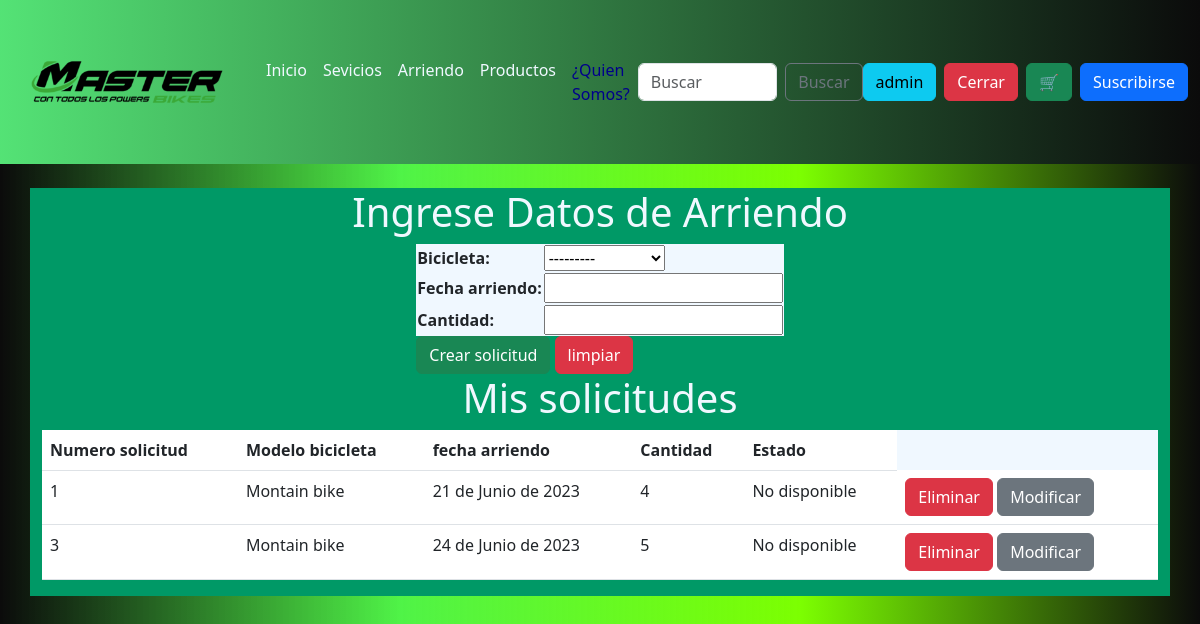
The page /arriendo (signed in) on the database its author committed.
### core/models.py (models this page shows, shortened)
class SolicitudArriendo(models.Model):
    id_arriendo=models.AutoField(primary_key=True)
    bicicleta=models.ForeignKey(Bicicleta,on_delete=CASCADE)
    fecha_arriendo=models.DateField(blank=False,null=False)
    cantidad=models.IntegerField()
    opciones = (
        (True, 'Disponible'),
        (False, 'No disponible'),
    )
    estado=models.BooleanField(choices=opciones)
    def get_estado_display(self):
        if self.estado:
            return 'Disponible'
        else:
            return 'No disponible'

class Bicicleta(models.Model):
    id_bicileta= models.CharField(primary_key=True,max_length=20)
    nombre= models.CharField(max_length=100)
    modelo=models.CharField(max_length=30)
    disponible= models.BooleanField()
    def __str__(self):
        return self.modelo

### core/views.py (the view)
# urls.py: path('arriendo',arriendo, name="arriendo"),
@login_required
def arriendo(request):
    solicituds= SolicitudArriendo.objects.all()
    data = {
        'solicituds':solicituds ,
        'form': Nuevasolicitud()
    }
    if request.method == 'POST':
        formulario= Nuevasolicitud(request.POST)
        if formulario.is_valid():
            formulario.save()
            data['mesaje']= "guardado correctamente"
    return render(request,'core/arriendo.html',data)

### core/forms.py
class Nuevasolicitud(ModelForm):
     class Meta:
        model = SolicitudArriendo
        fields = ["id_arriendo","bicicleta","fecha_arriendo","cantidad"]

### core/context_processor.py (called while the page is built)
def total_carrito(request):
    total = 0
    if request.user.is_authenticated:
        if "carrito" in request.session.keys():
            for key, value in request.session["carrito"].items():
                total += int(value["acumulado"])
    return {"total_carrito": total}

### core/templates/core/arriendo.html (shortened to what this page needs)
{% extends 'core/base.html' %}
  {% load static %}
  {% block contenido %}
    <div class="container" style="background-color: rgba(0, 153, 102);" >
        <h1 class="center" style="color: aliceblue;">Ingrese Datos de Arriendo</h1>
    </div>
    <div class="container" style="background-color: rgba(0, 153, 102);" >
          <form action=""method="POST">
           <table>
            {{ form.as_table }}
           </table>
           <input type="submit" class="btn btn-success"  value="Crear solicitud">
           <input type="reset" class="btn btn-danger"  value="limpiar">
          </form>
          <br>
          </div>
    <div class="container" style=" background-color:rgba(0, 153, 102);">
      <h1  style="color: aliceblue;">Mis solicitudes</h1>
      </div>
    <div class="container" style=" background-color:rgba(0, 153, 102);">
      <table class="table table-hover">
          <thead>
          <tr>
              <th scope="col">Numero solicitud </th>
              <th scope="col">Modelo bicicleta </th>
              <th scope="col">fecha arriendo </th>
              <th scope="col">Cantidad </th>
              <th scope="col">Estado </th>
          </tr>
          </thead>
          {% for s in solicituds %}
          <tbody>
              <tr>
                  <td> {{ s.id_arriendo }} </td>
                  <td> {{ s.bicicleta }} </td>
                  <td> {{ s.fecha_arriendo }} </td>
                  <td> {{ s.cantidad }} </td>
                  <td> {{ s.get_estado_display }} </td>
                  <br>
                  <td>
                    <a href="{% url 'eliminar_solicitud' s.id_arriendo%}" class="btn btn-danger">Eliminar</a>
                    <a href="{% url 'mod_arrien' s.id_arriendo%}" class="btn btn-secondary">Modificar</a>
                  </td>
              </tr>
          </tbody>
          {% endfor %}
      </table>
{% endblock %}

### core/templates/core/base.html (shortened to what this page needs)
<!DOCTYPE html>
<html lang="en">
<head>
    {% load static %}
    <link href="https://cdn.jsdelivr.net/npm/bootstrap@5.3.0-alpha2/dist/css/bootstrap.min.css" rel="stylesheet">
    <link rel="stylesheet" href="{% static 'core/'%}css/style.css">
</head>
<body>
<nav class="navbar navbar-expand-lg bg-body-tertiary"  >
    <div class="container-fluid">
      <a class="navbar-brand" href="#"><img src="{% static 'core/'%}img/logo1.png" width="230px"></a>
      <div class="collapse navbar-collapse" id="navbarSupportedContent">
        <ul class="navbar-nav me-auto mb-2 mb-lg-0">
          <li class="nav-item">
            <a class="nav-link active" aria-current="page" href="{% url 'base' %}" style="color:aliceblue">Inicio</a>
          </li>
          <li class="nav-item">
            <a class="nav-link" href="{% url 'servicios' %}"style="color:aliceblue">Sevicios</a>
          </li>
          <li class="nav-item">
            <a class="nav-link" href="{% url 'vistaArriendo' %}"style="color:aliceblue">Arriendo</a>
          </li>
          <li class="nav-item">
            <a class="nav-link" href="{% url 'productos' %}" style="color:aliceblue">Productos</a>
          </li>
          <li class="nav-item">
            <a class="nav-link" href="{% url 'info' %}" style="color:darkblue ">¿Quien Somos?</a>
          </li>
        </ul>
        <form class="d-flex" role="search">
          <input class="form-control me-2" type="search" placeholder="Buscar" aria-label="Search">
          <button class="btn btn-outline-secondary" type="submit">Buscar</button><br>
        </form>
        <br>
        <div class="d-grid gap-2 d-md-flex justify-content-md-end">
          {% if user.is_authenticated %}
          <a  class="btn btn-info" href="#">{{ user.username}}</a>
          <a class="btn btn-danger" href="{% url 'logout' %}">Cerrar </a>
          {% else %}
          <a class="btn btn-info" class="#" href="{% url 'login' %}" role="button" >👤</a>
          {% endif%}
          <a class="btn btn-success" href="{% url 'carrito' %}" class="nav-link" role="button"> 🛒</a>
          <a class="btn btn-primary" class="nav-link" href="{% url 'form' %}" role="button" >Suscribirse</a>
  </div>
      </div>
    </div>
  </nav>
 <br>
 {% block contenido %}{% endblock %}
</body>
</html>

### core/static/core/css/style.css (style rules this page uses)
body { background-image:linear-gradient( to right ,#0b0b0b,#16ef0bc0 ,#7cff01,#0b0b0b) ; }
nav { background-image:linear-gradient( to right,#1edb4ac0 ,#0b0b0b) ; }
table { background-color: aliceblue; }
.container { display: flex; justify-content: center; text-align: justify; }

### rows shown on the page
SolicitudArriendo: id_arriendo "1", bicicleta "Montain bike", fecha_arriendo "21 de Junio de 2023", cantidad "4", estado "No disponible"
SolicitudArriendo: id_arriendo "3", bicicleta "Montain bike", fecha_arriendo "24 de Junio de 2023", cantidad "5", estado "No disponible"

### other values the page prints
{{ user.username }} "admin"
